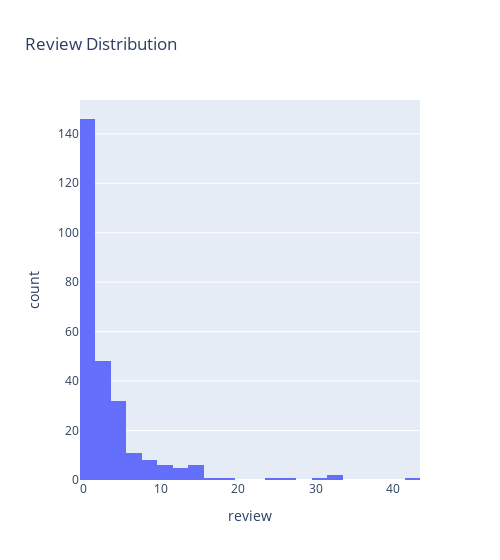

Write notebook code for a chart like this one.
### Markdown cell above
*  More than 160 companies have a rating of between 4.8 - 5.2
*   Less than 90 companies have a rating lower than 0.2
*   2 companies have a rating of zero

### Code cell
px.histogram(df, 'review', width=500, title='Review Distribution')

### Figure 1 — Plotly figure (JSON) as saved in the notebook; plotly's stock layout.template omitted (floating-point values rounded to 4 significant figures; data arrays with more than 128 entries replaced by an {"elided": "..."} marker saying what was removed)
{"data": [{"alignmentgroup": "True", "bingroup": "x", "hovertemplate": "review=%{x}<br>count=%{y}<extra></extra>", "legendgroup": "", "marker": {"color": "#636efa", "pattern": {"shape": ""}}, "name": "", "offsetgroup": "", "orientation": "v", "showlegend": false, "x": {"elided": "270 int values"}, "xaxis": "x", "yaxis": "y", "type": "histogram"}], "layout": {"xaxis": {"anchor": "y", "domain": [0, 1], "title": {"text": "review"}}, "yaxis": {"anchor": "x", "domain": [0, 1], "title": {"text": "count"}}, "legend": {"tracegroupgap": 0}, "title": {"text": "Review Distribution"}, "barmode": "relative", "width": 500}}
